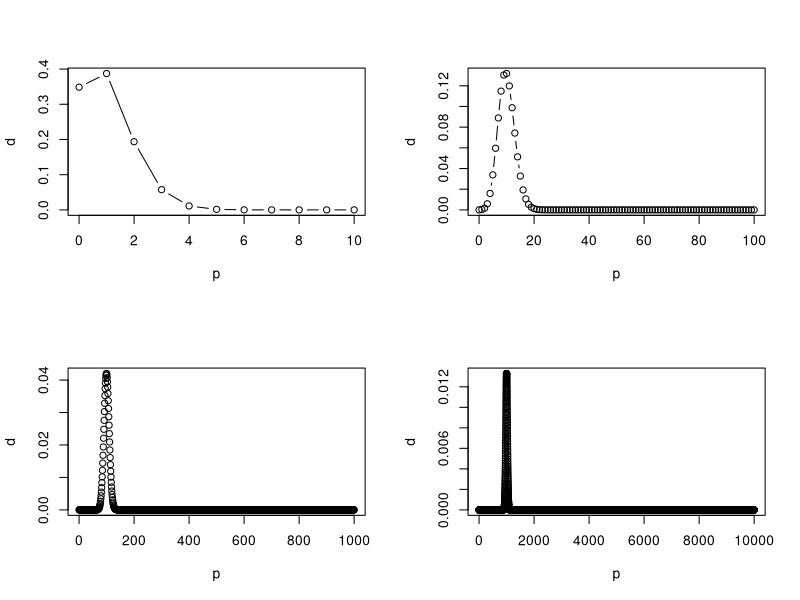
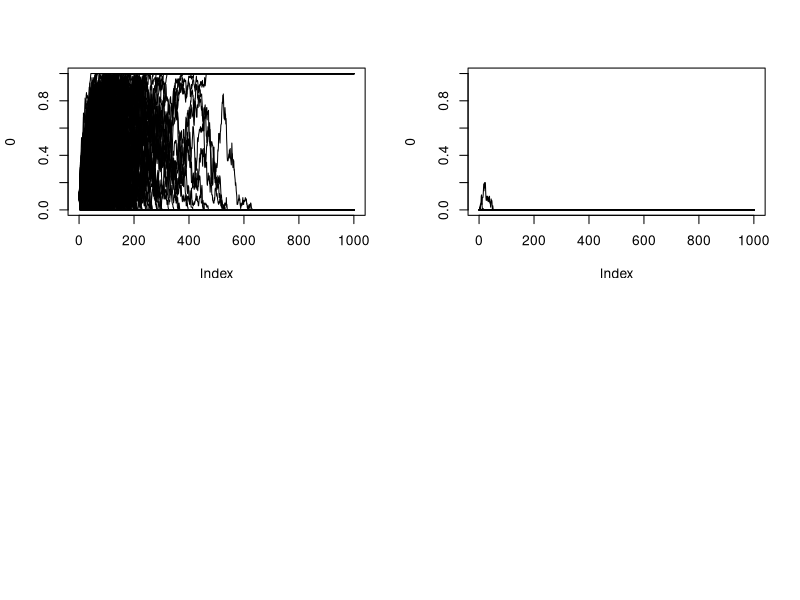

Here is the R script that generated these plots, in order:
# exercise day 4

# exercise 2a
# Consider a population of size 2N=100 and a current allele frequency of f=10/100=0.1.
#a) What is the probability that the allele frequency remains unchanged after one generation of random mating?

dbinom(x=10, size=100, prob=0.1)

# x=10 is the number of successes (the allele frequency remains unchanged), 
# size = 100 is the total number of trials (the population size), 
# and prob=0.1 is the probability of success on each trial (the current allele frequency).


# exercise 2b
# What is the probability that the allele is lost after one generation of random mating?

dbinom(x=0, size=100, prob=0.1)


# exercise 2c
# c) What is the probability that the allele is fixed after one generation of random mating?

dbinom(x=100, size=100, prob=0.1)


# exercise 2d
# What is the probability that the allele frequency decreases after one generation of random mating?

dbinom(x=9, size=100, prob=0.1)

# x=9 because we want to calculate the probability that the allele frequency decreases, 
# which means that there are 9 copies of the allele in the next generation (instead of 10).


# exercise 2e
# What is the probability that the allele frequency increases after one generation of random mating?

1 - pbinom(10, size = 100, prob = 0.1)

# We can calculate the probability of increase analogously as the integral from 11 to 100, 
# or as 1 minus the integral from 0 to 100 (?)
# Note that the probabilities for an increase and decrease are not equal, i.e. this distribution is not symmetric.



# QUESTION 3
# Plot the probability distribution on the allele frequency for a current allele 
# frequency f=0.1 and 2N=10, 2N=100, 2N=1000 and 2N=10000. 
# What is the effect of population size?

par(mfrow=c(2,2)) # this allow me to plot 4 graphs in one window

for(twoN in c(10, 100, 1000, 10000)) {
  p <- 0:twoN # this creates a sequence of numbers from 0 to twoN, which represent the possible allele frequencies in the next generation
  d <- dbinom(x=p, size=twoN, prob=0.1) # this calculates the probability of each allele frequency in the next generation using the binomial distribution
  plot(p, d, type = 'b')
}



# QUESTION 4
# Simulating neutral allele frequency trajectories
# Write a function simulateWF() to simulate allele trajectories under the 
# Wright-Fisher model. Your function should take as input 
# i) the population size 2N, 
# ii) the initial allele frequency f and 
# iii) the number G of generations to simulate. 
# It should then return the allele frequency (between 0 and 1) for each generation as a vector.


simulateWF <- function(twoN, f, G){
  p <- numeric(G + 1)
  p[1] <- f
  for(i in 1:G){
    p[i+1] <- rbinom(1, size = twoN, prob = p[i]) / twoN
  }
  return(p)
}



# QUESTION 5
#  Use your function simulateWF() to simulate 1000 trajectories with 
# 2N=100 and f=0.1 for G=1000 and plot them in one plot. 
# In how many cases was the allele lost? 
# Does this match the expectation? Repeat for different population sizes 
# and initial allele frequencies. What is the effect of the population size?

trajectories <- replicate(1000, simulateWF(twoN = 100, f = 0.1, G = 1000))
plot(0, type='n', ylim=c(0,1), xlim=c(0, nrow(trajectories)))
invisible(apply(trajectories, 2, lines, type='l'))

print(paste("Allele was lost in", sum(trajectories[1000,] == 0), "/", ncol(trajectories), "cases."))
## [1] "Allele was lost in 897 / 1000 cases."

# The allele is expected to go to fixation with the probability of its initial allele 
# frequency f, and hence to be lost with probability 1−f.
# If you use larger population sizes, you should observe 
# less fluctuation and eventually many sites will remain polymorphic 
# even after G=1000 generations. However, if run for enough generations, 
# the same fraction of alleles will be lost.



# QUESTION 6
# Use your function simulateWF() to study fixation probability 
# of a new mutation under different population sizes (ensure G is large enough). 
# Does the fixation probability depend on the population size? 
# How does this affect the substitution rate?

simulateWF <- function(twoN, f, G){
  p <- numeric(G + 1)
  p[1] <- f
  for(i in 1:G){
    p[i+1] <- rbinom(1, size = twoN, prob = p[i]) / twoN
  }
  return(p)
}

trajectories <- replicate(1000, simulateWF(twoN = 100, f = 1/twoN, G = 1000))
plot(0, type='n', ylim=c(0,1), xlim=c(0, nrow(trajectories)))
invisible(apply(trajectories, 2, lines, type='l'))

print(paste("Allele was fixed in", sum(trajectories[1000,] == 1), "/", ncol(trajectories), "cases."))



# QUESTION 7
# Write a function simulateWFWithSelection() that simulates allele trajectories 
# under both genetic drift and viability selection. Similar to your function simulateWF() 
# you wrote above, it should take as input
# i) the population size 2N, 
# ii) the initial allele frequency f, 
# iii) the number G of generations to simulate and 
# iv) also a vector v of viabilities for the genotypes AA, Aa and aa. 
# It should then return the allele frequency (between 0 and 1) for each generation as a vector. 
# In each generation, your function should apply selection to alter the allele frequency, 
# and then use binomial sampling to simulate genetic drift in that modified allele frequency.

simulateWFWithSelection <- function(twoN, f, G, v){
  p <- numeric(G + 1)
  p[1] <- f
  for(i in 1:G){
    #selection
    fA <- p[i]
    fa <- 1-fA
    fPrime <- (v[1]*fA*fA + v[2]*fA*fa)/(v[1]*fA*fA + v[2]*2*fA*fa + v[3]*fa*fa)
    p[i+1] <- rbinom(1, size = twoN, prob = p[i]) / twoN
  }
  return(p)
}
